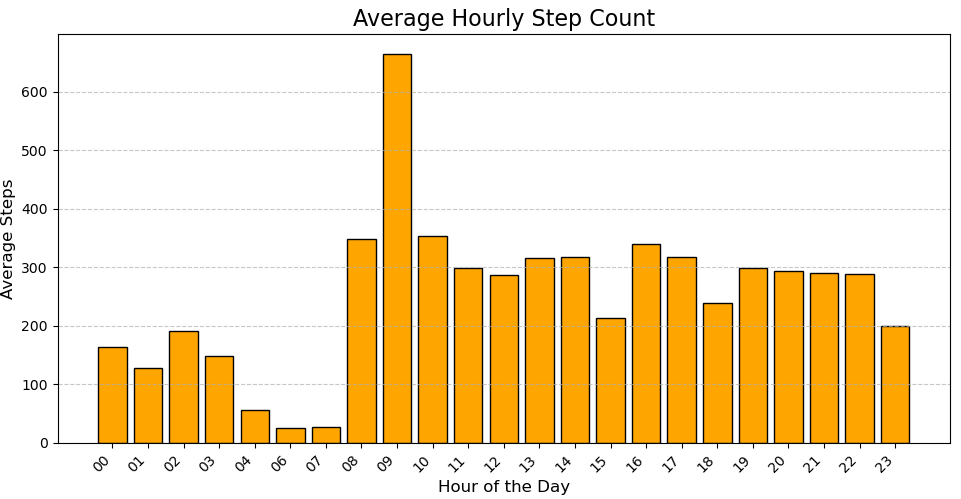

Source code (Python):
import xml.etree.ElementTree as ET
import matplotlib.pyplot as plt
from datetime import datetime
from collections import defaultdict

# XML dosyasını yükleme
file_path = r"C:\Users\alide\OneDrive - sabanciuniv.edu\Masaüstü\CS210 Project\Adım Sayısı-Parsing\Günlük_Adım_Sayısı_Corrected.xml"
tree = ET.parse(file_path)
root = tree.getroot()

# Adım sayısı verilerini saat bazında toplama
hourly_steps = defaultdict(list)

for record in root.findall(".//Record[@type='HKQuantityTypeIdentifierStepCount']"):
    start_date = record.get("startDate")
    value = int(record.get("value"))

    # Başlangıç saatini çıkarma
    hour = datetime.strptime(start_date, "%Y-%m-%d %H:%M:%S +0300").strftime("%H")
    hourly_steps[hour].append(value)

# Saatlere göre ortalama adım sayısını hesaplama
average_steps = {hour: sum(values) / len(values) for hour, values in hourly_steps.items()}

# Saatleri ve ortalama adım sayılarını sıralama
sorted_hours = sorted(average_steps.keys())
sorted_average_steps = [average_steps[hour] for hour in sorted_hours]

# Saat bazında ortalama adım sayısı grafiği oluşturma
plt.figure(figsize=(12, 6))
plt.bar(sorted_hours, sorted_average_steps, color='orange', edgecolor='black')

# Grafik etiketleri ve başlık
plt.title("Average Hourly Step Count", fontsize=16)
plt.xlabel("Hour of the Day", fontsize=12)
plt.ylabel("Average Steps", fontsize=12)
plt.grid(axis='y', linestyle='--', alpha=0.7)
plt.xticks(rotation=45, fontsize=10, ha='right')

# Grafik düzenlemesi
plt.tight_layout()
plt.show()
